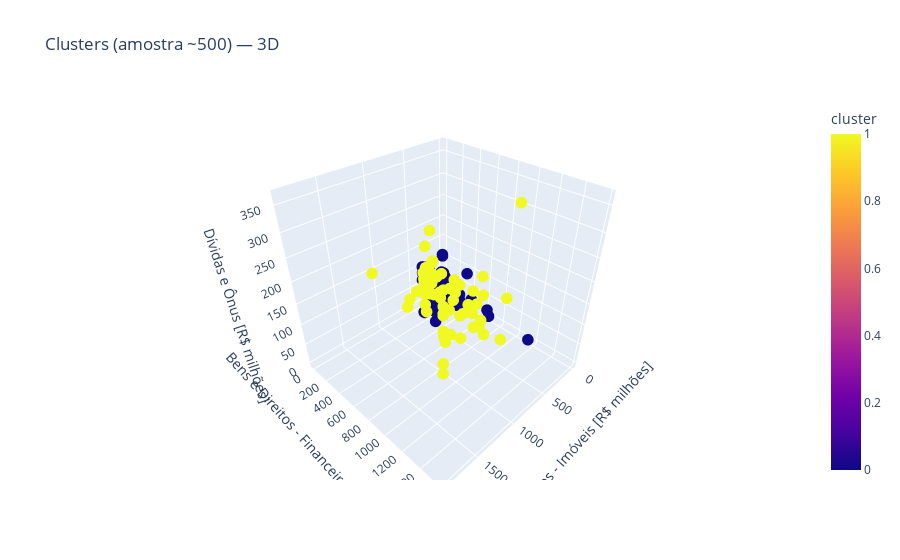

Notebook source saved alongside this figure:
### Markdown cell above
## 12) Visualização 3D Interativa

### Code cell
fig = px.scatter_3d(
    df_cluster_500,
    x='Bens e Direitos - Imóveis [R$ milhões]',
    y='Bens e Direitos - Financeiros [R$ milhões]',
    z='Dívidas e Ônus [R$ milhões]',
    color='cluster',
    hover_data=['Ano-calendário','Ente Federativo','Centil','Quantidade de Contribuintes'],
    title='Clusters (amostra ~500) — 3D'
)
fig.update_traces(marker=dict(size=4))
fig.show()

# Exportar HTML interativo
html_path = f"{EXPORT_DIR}/clusters_3d_amostra.html"
fig.write_html(html_path)
print('Gráfico salvo em:', html_path)

### Figure 1 — Plotly figure (JSON) as saved in the notebook; plotly's stock layout.template omitted (floating-point values rounded to 4 significant figures; data arrays with more than 128 entries replaced by an {"elided": "..."} marker saying what was removed)
{"data": [{"customdata": {"elided": "500x4 mixed values"}, "hovertemplate": "Bens e Direitos - Imóveis [R$ milhões]=%{x}<br>Bens e Direitos - Financeiros [R$ milhões]=%{y}<br>Dívidas e Ônus [R$ milhões]=%{z}<br>Ano-calendário=%{customdata[0]}<br>Ente Federativo=%{customdata[1]}<br>Centil=%{customdata[2]}<br>Quantidade de Contribuintes=%{customdata[3]}<br>cluster=%{marker.color}<extra></extra>", "legendgroup": "", "marker": {"color": {"elided": "500 int values"}, "coloraxis": "coloraxis", "size": 4, "symbol": "circle"}, "mode": "markers", "name": "", "scene": "scene", "showlegend": false, "type": "scatter3d", "x": {"elided": "500 float values"}, "y": {"elided": "500 float values"}, "z": {"elided": "500 float values"}}], "layout": {"coloraxis": {"colorbar": {"title": {"text": "cluster"}}, "colorscale": [[0, "#0d0887"], [0.1111, "#46039f"], [0.2222, "#7201a8"], [0.3333, "#9c179e"], [0.4444, "#bd3786"], [0.5556, "#d8576b"], [0.6667, "#ed7953"], [0.7778, "#fb9f3a"], [0.8889, "#fdca26"], [1, "#f0f921"]]}, "legend": {"tracegroupgap": 0}, "scene": {"domain": {"x": [0, 1], "y": [0, 1]}, "xaxis": {"title": {"text": "Bens e Direitos - Imóveis [R$ milhões]"}}, "yaxis": {"title": {"text": "Bens e Direitos - Financeiros [R$ milhões]"}}, "zaxis": {"title": {"text": "Dívidas e Ônus [R$ milhões]"}}}, "title": {"text": "Clusters (amostra ~500) — 3D"}}}
